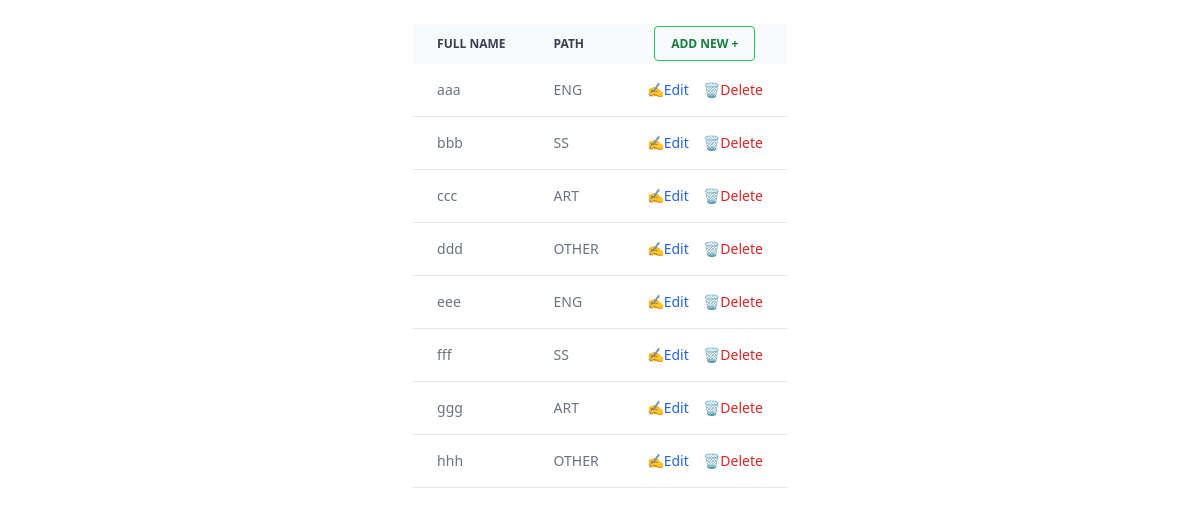
Page /student_list/ on the earlier database version.
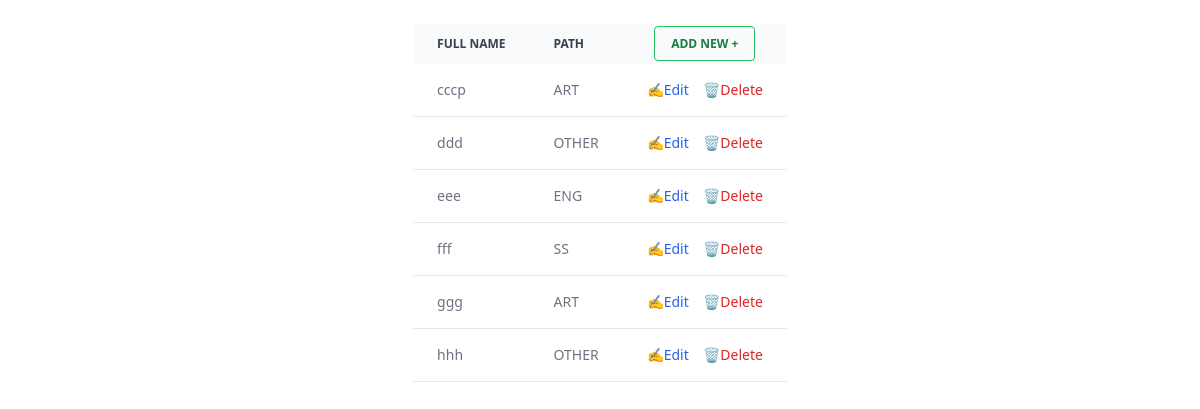
Same page on the later database version.
### student_register/models.py (models this page shows, shortened)
class Student(models.Model):
    GENDER = [
        ('MALE', 'Male'),
        ('FEMALE', 'Female'),
        ('OTHER', 'Other'),
        ('NOT-TO-SAY', "Don't want to say"),
    ]
    PATH = [
        ('ENG', 'Engineering'),
        ('SS', 'Social Sciences'),
        ('ART', 'Arts'),
        ('OTHER', "Others"),
    ]
    full_name = models.CharField(max_length=50)
    number = models.IntegerField(null=False, blank=False, unique=True)
    mobile = PhoneNumberField(unique=True)
    email = models.EmailField(max_length=254, null=False, blank=False, unique=True)
    gender = models.CharField(max_length=20, null=False, choices=GENDER)
    path = models.CharField(max_length=20, null=False, choices=PATH)
    class Meta:
        ordering = ["id"]

### student_register/views.py (the view)
# urls.py: path('student_list/', student_list, name='list'),
def student_list(request):
    student_list = Student.objects.all()
    return render(request, 'student_register/student_list.html', {"student_list": student_list})

### student_register/templates/student_register/student_list.html (shortened to what this page needs)
{% extends "student_register/base.html" %}
{% block container %}
  <table class="max-w-2/3 w-fit mx-auto mt-6 text-sm text-left text-gray-500 dark:text-gray-400">
    <thead class="text-xs text-gray-700 uppercase bg-gray-50 dark:bg-gray-700 dark:text-gray-400">
      <tr>
        <th scope="col" class="py-3 px-6">Full Name</th>
        <th scope="col" class="py-3 px-6">Path</th>
        <th scope="col" class="py-3 px-6 text-center"><a class="bg-transparent hover:bg-green-500 text-green-700 font-semibold hover:text-white py-2 px-4 border border-green-500 hover:border-transparent rounded whitespace-nowrap" href={% url 'form' %}><span class="hidden sm:inline">Add </span>New +</a></th>
      </tr>
    </thead>
    <tbody>
      {% for student in student_list %}
      <tr class="bg-white border-b dark:bg-gray-800 dark:border-gray-700">
        <td class="py-4 px-6">{{ student.full_name }}</td>
        <td class="py-4 px-6">{{ student.path }}</td>
        <td class="p-0 sm:py-4 sm:px-6 text-center flex flex-col sm:block">
          <a class="font-medium text-blue-600 dark:text-blue-500 hover:underline cursor-pointer" href={% url 'update' student.id %}>✍Edit</a>
          <a class="del font-medium text-red-600 dark:text-red-500 hover:underline cursor-pointer" data-modal-toggle="{{ student.id }}" ind="{{ student.id }}">🗑Delete</a>
        </td>
      </tr>
      {% endfor %}
    </tbody>
  </table>
{% endblock container %}

Differences in the rows shown:
removed Student: full_name "aaa", path "ENG"
removed Student: full_name "bbb", path "SS"
changed Student: full_name "ccc" → "cccp"
